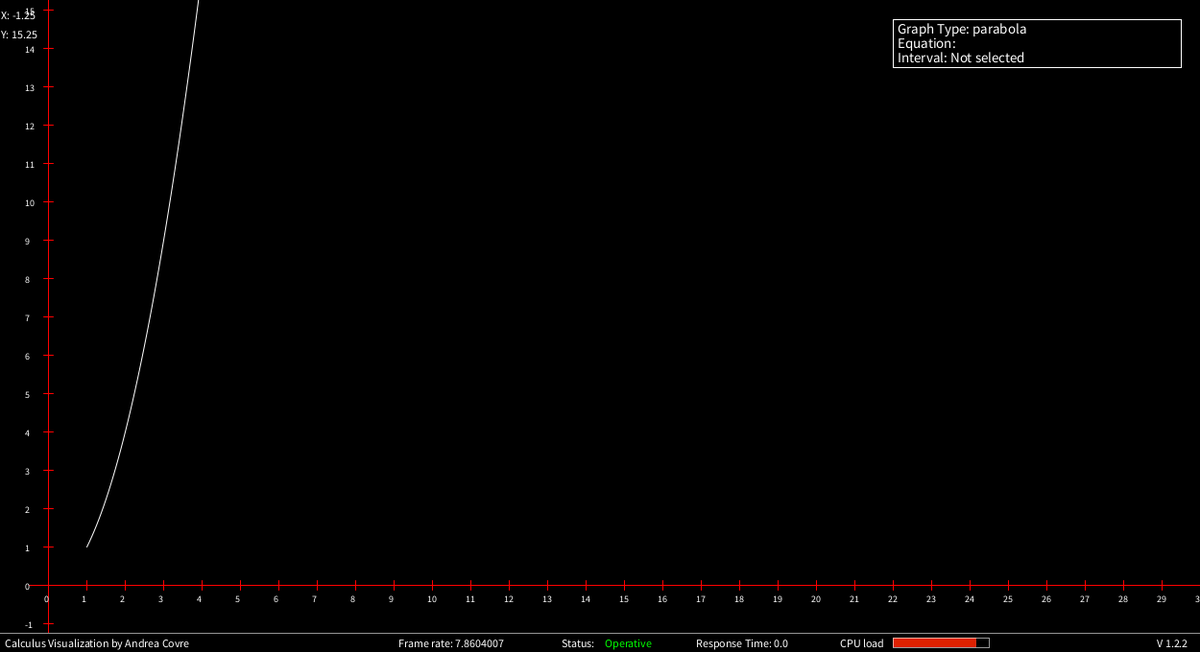
Frame 1 (no input)
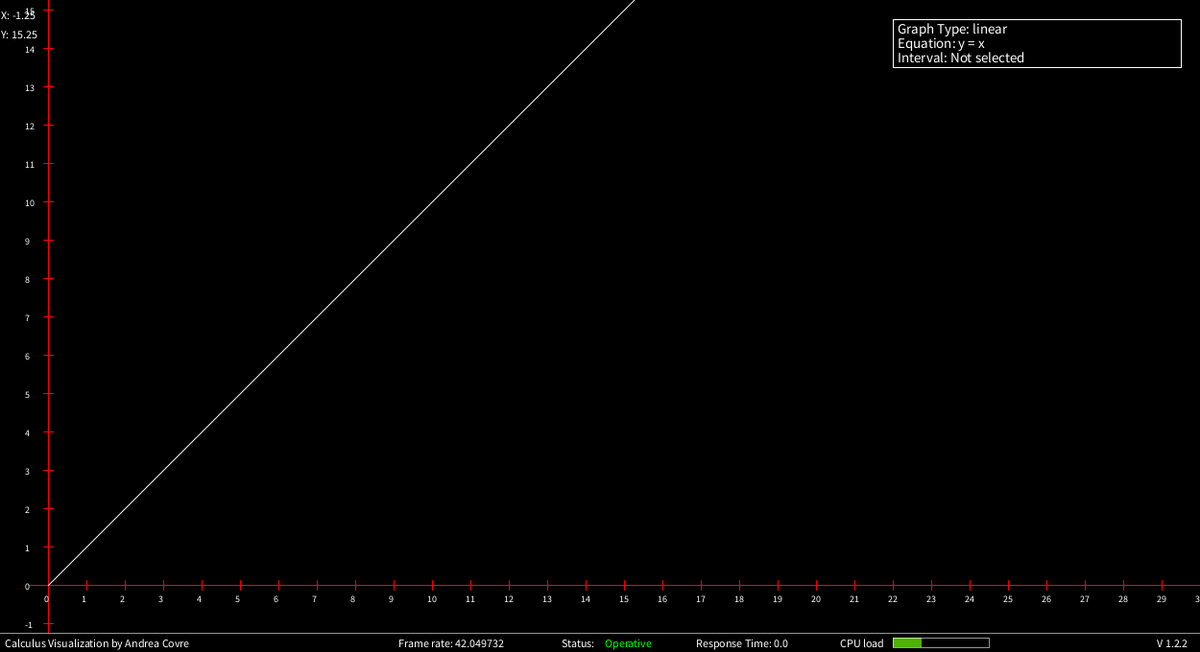
Frame 60 (the mouse pressed at the canvas centre just before this capture)
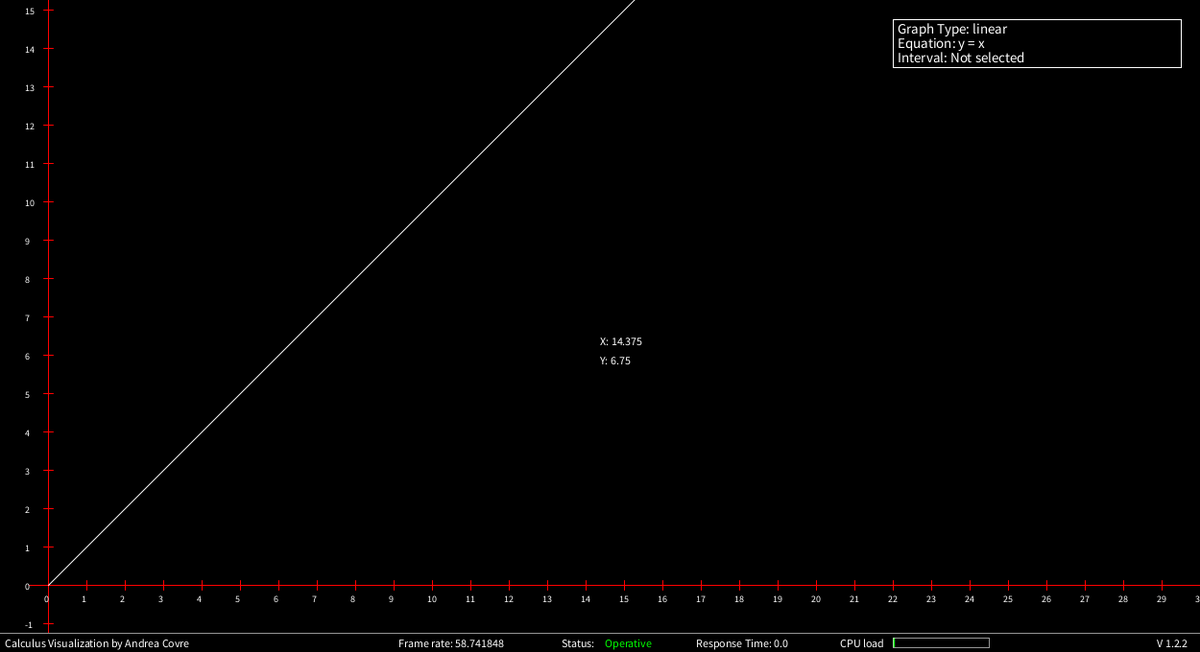
Frame 120 (the mouse held since frame 60 and released just before this capture)

The Processing sketch that drew these frames (run headless with seeded random() and noise(); from frame 60 on, the mouse is pressed at the canvas centre):

// Processing sketch: calculus_visualization
// ── calculus_visualization.pde
int page = 3; //<>//

//UI Parameters
int[] bgColor = {0, 0, 0};                         //set default background color
int[] borderColor = {255, 255, 255};               //set default color for the fiugres' borders
float sensibility = 0.2;                           //0.2; //set the sensibility of the input when a key is pressed

color green = color(0, 255, 0);
color red = color(255, 0, 0);

//GLOBAL Variables size(1250, 680);
int WIDTH = 1250;
int HEIGHT = 680;
int hW = WIDTH/2;
int hH = HEIGHT/2;
String status = "Operative";                       //set status of the Software
float responseTime = 0;                            //Time in seconds that the code took to calculate the last request
float timestamp = 0;                               //timestamp of the request

//Page 0 variables
int dotNumber = 1000;
int dotProperty = 6;
float[][] dot = new float[dotNumber][dotProperty]; //[xPos][yPos][xSpeed][ySpeed][size][hue]
float dotMaxSpeed = 0.5;
float dotMaxSize = 30;
boolean dotColorChange = true;
float dotColorSpeed = 0.6;
boolean dotLine = false;
boolean dotBackRefresh = true;
boolean dotBounce = true;
String spawnPoint = "random";

//Page 1 variables
float areaInt = 0;
float areaExt = 0;
float fixedR = 1;

//Page 2 varables
float r = 270;
float R = r;

int pN = 0;                              //previous n
float pR = 0;                            //previous r
boolean change = true;                   //used to check if rebuilding the image is neccesesary
boolean refresh = true;
int refreshControl = 0;                  //to control the steps of the refreshing
String sectionMode = "linear";           // [linear] or [exponential]
boolean extGrid = true;                  // [true] or [flase] boolean to show external grid or not
float borderSpace = 0.15;                //radius percentage of space between the circle and the frame
float frame = 0;
int intSum = 0;                          //somma quadrati interni al cerchio
int extSum = 0;                          //somma quadrati esterni al cerchio
float squareArea = 0;

//optimization
//dist of vertexes from center
float v1r = 0;
float v2r = 0;
float v3r = 0;
float v4r = 0;
float squareSide = 0;                    // squareSide = 2*frame/n
float hWF = 0;                           //(width/2-frame)
float hHF = 0;

//vetrexes of the squares

//top left
float x1 = 0;       
float y1 = 0;
//top right
float x2 = 0;       
float y2 = 0;
//botton right
float x3 = 0;       
float y3 = 0;
//botton left
float x4 = 0;       
float y4= 0;

//Page 3 variables
float zoom = 40;                         //zoom of the graph
float tac = 5;                           //half size of xy segment values
float tacControl = 1;                    //float to control when show tac 1-by-1 or 2-by-2 or 0.5-by-0.5
int xTranslation = 50;
int yTranslation = -70;
String selecting = "off";                //String to control when "s" is pressed to select an interval  (on-off-lS-selected) selected = seleting has been done, lS = lower is selected, waiting for the upper
float lowerBound = -100;                 //lowerBound = -100 just so it is easy to reconize when it has been properly selected
float upperBound = -100;
float maxXLimit = 100;
int messageTime = 1000;                 //time [milliseconds]that a message will be displayed
float closeMessage = 0;                 //timestamp of when a message will expire and will not be showen anymore
boolean displayMessage = false;
float deltaBound = 0;
float lowIntegrationValue = 0;
float highIntegrationValue = 0;
String fxEquation = "";
int n = 0;
float tn = 0;
boolean showCursorXY = true;
//boolean showFunctionTab = false;
boolean scrolling = false;
int wheelAccumulator = 1;
int functionIndex = 1;
int totalFunctions = 8;                  //number of functions pre-setted
boolean drawHighI = false;               //boolean to decide if draw highI or not
boolean drawLowI = true; 
String graphQuadrant = "1";
float graphDensity = 1;
float graphStartingPoint = 0;
boolean sensibilityChange = false;
int sensibilityChangeCounter = 0;


String graphType = "parabola";



void settings() {
  size(WIDTH, HEIGHT);
}

void setup() {
  //size(1250, 680);
  stroke(borderColor[0], borderColor[1], borderColor[2]);
  background(0);
  strokeWeight(1);
  textSize(16);
  noFill();
  frameRate(60);

  //generating randoom dots propieties
  for (int i = 0; i < dotNumber; i++) {

    if (spawnPoint == "center") {
      dot[i][0] = width/2;
      dot[i][1] = height/2;
    } else if (spawnPoint == "random") {
      dot[i][0] = random(50, width-50);
      dot[i][1] = random(50, height-50);
    } 
    dot[i][2] = random(-dotMaxSpeed, dotMaxSpeed);
    dot[i][3] = random(-dotMaxSpeed, dotMaxSpeed);
    dot[i][4] = random(5, dotMaxSize);
    dot[i][5] = random(0, 255);
  }
}

void draw() {
  if (page == 0) {      //----------- PAGE 0 -----------
    displayPage_0();
  } else if (page == 1) {                                //----------- PAGE 1 -----------
    displayPage_1();
  } else if (page == 2) {                                //----------- PAGE 2 -----------
    displayPage_2();
  } else if (page == 3) {                                //----------- PAGE 3 -----------
    displayPage_3();
  } else if (page == 4) {                                //----------- PAGE 4 -----------
  } else if (page == 5) {                                //----------- PAGE 5 -----------
  }

  //navigation Through pages

  if (keyPressed) {
    if (key == '0') {
      page = 0;
    } else if (key == '1') {
      page = 1;
    } else if (key == '2') {
      page = 2;
    } else if (key == '3') {
      page = 3;
    } else if (key == '4') {
      page = 4;
    } else if (key == '5') {
      page = 5;
    }

    if ((key == '1')||(key == '2')||(key == '3')||(key == '4')||(key == '5')) {
      n = 0;
      tn = 0;
    }
  }

  //LOGS
  //println(n + " " + lowIntegrationValue + " " + highIntegrationValue + " " + wheelAccumulator + " " + scrolling + " " + functionIndex);

  displayStatusBar();
}   

// ── ArchimedesCircleArea_page_1.pde
void displayPage_1() {
  stroke(255, 0, 255);
    strokeWeight(1);
    background(bgColor[0], bgColor[1], bgColor[2]);  //clear all

    pushMatrix();
    translate(width/2, height/2);
    rotate(frameCount / 200.0);

    if (n != 2) {
      polygon(0, 0, r/cos(TWO_PI/(2*n)), n);        //external polygon SPECIAL FORMULA
    }

    strokeWeight(2);
    stroke(255, 0, 0);
    ellipse(0, 0, r*2, r*2);                        //circle of radius r

    strokeWeight(1);
    stroke(255, 0, 255);
    if (n != 2) {
      polygon(0, 0, r, n);                          //internal polygon
    }

    popMatrix(); 

    //input Module
    if (keyPressed) {
      switch(keyCode) {
      case UP:
        r = r + 5;
        break;
      case DOWN:
        r = r - 5;
        break;
      case LEFT:
        if (tn >= 2) {
          tn = tn - 1*sensibility;
        }
        break;
      case RIGHT:
        tn = tn + 1*sensibility;
        break;
      }
      n = round(tn);
    }

    fill(255, 0, 255);
    text("Zoom: " + round((r/R)*100) + "%", 20, 40);
    text("Raggio cerchio: " + fixedR, 20, 60);
    if (n >= 3) {
      areaExt = round(tan(PI/n) * n * fixedR * fixedR * (10000));
      areaInt = round(sin(PI/n) * cos(PI/n) * fixedR * fixedR * n * (10000));
      text("Numero di lati: " + n, 20, 80);
      text("Area poligono circoscritto: " + (areaExt/10000), 20, 100);
      text("Area poligono inscritto: " + (areaInt/10000), 20, 120);
      text("Differenza aree: " + (areaExt - areaInt)/10000, 20, 140);
      //text("Frame rate: " + frameRate, 20, 160);
    }
    noFill();
}


//functions page 1-----------------------------------------------------


void polygon(float x, float y, float radius, int npoints) {
  float angle = TWO_PI / npoints;
  beginShape();
  for (float a = 0; a < TWO_PI; a += angle) {
    float sx = x + cos(a) * radius;
    float sy = y + sin(a) * radius;
    vertex(sx, sy);
  }
  endShape(CLOSE);
}

// ── EasterEgg_page_0.pde
void displayPage_0() {
  if (dotBackRefresh) {
      background(0);  //clearing screen
    }
    animateDot();
}


//functions page 0-----------------------------------------------------


void animateDot() {
  colorMode(HSB);
  noStroke();
  for (int i = 0; i < dotNumber; i++) {
    fill(dot[i][5], 255, 255);                            //selecting dot color
    ellipse(dot[i][0], dot[i][1], dot[i][4], dot[i][4]);  //drawing dot

    if (dotLine) {
      stroke(dot[i][5], 255, 255);
      line(dot[i][0], dot[i][1], mouseX, mouseY);
      noStroke();
    }

    //increasing dot position
    dot[i][0] += dot[i][2];
    dot[i][1] += dot[i][3];

    if (dotBounce) {
      //making the dot bounce on the edges
      if ((dot[i][0]<0+dot[i][4]/2)||(dot[i][0]>width-dot[i][4]/2)) {
        dot[i][2] = -dot[i][2];
      }
      if ((dot[i][1]<0+dot[i][4]/2)||(dot[i][1]>height-20-dot[i][4]/2)) {
        dot[i][3] = -dot[i][3];
      }
    }

    //changing dot color
    if (dotColorChange) {
      dot[i][5] += dotColorSpeed;

      //restarting Hue value
      if (dot[i][5]>255) {
        dot[i][5] = dot[i][5] - 255;
      }
    }
  }
  colorMode(RGB);
}

// ── GlobalFunctions.pde
void mouseClicked() {
  if (page == 2) {
    if (refreshControl == 0) {
      if ((mouseX>75)&&(mouseX<75+95)&&(mouseY>265)&&(mouseY<265+18)) {   //mouse on exponential
        if (sectionMode != "exponential") {
          sectionMode = "exponential";
          n = 0;
          tn = 0;
          change = true;
        }
      }

      if ((mouseX>16)&&(mouseX<16+55)&&(mouseY>265)&&(mouseY<265+18)) {   //mouse on linear
        if (sectionMode != "linear") {
          sectionMode = "linear";
          n = 1;
          tn = 1;
          change = true;
        }
      }

      if ((mouseX>16)&&(mouseX<16+34)&&(mouseY>325)&&(mouseY<325+18)) {   //mouse on external gird[yes]
        if (extGrid == false) {
          extGrid = true;
          change = true;
        }
      }

      if ((mouseX>50)&&(mouseX<50+34)&&(mouseY>325)&&(mouseY<325+18)) {   //mouse on external gird[no]
        if (extGrid == true) {
          extGrid = false;
          change = true;
        }
      }
    }
  }
}

void mouseWheel(MouseEvent event) {
  wheelAccumulator = event.getCount();
  scrolling = true;
}

// ── GridCircleArea_page_2.pde
void displayPage_2() {
      if (change == true) {
      refreshControl = 3;
      change = false;
      timestamp = millis();
    } 

    if (refreshControl == 2) {
      refresh = true;
      refreshControl = 1;
    }



    if (refresh == true) {
      stroke(255, 0, 255);
      strokeWeight(1);
      background(bgColor[0], bgColor[1], bgColor[2]);  //clear all

      pushMatrix();

      strokeWeight(0.1);
      stroke(255, 0, 255);

      frame = r + r*borderSpace;                      //set the frame
      intSum = 0;
      extSum = 0;

      //optimization block (variables precalculated)
      squareSide = 2*frame/n;                         // it = (2*frame/n) before: x1 = (width/2-frame) + (2*frame/n)*i;
      hWF = width/2-frame;
      hHF = height/2-frame;

      //consctruction of the sectioning
      for (int j = 0; j<n; j++) {
        for (int i = 0; i<n; i++) {
          x1 = hWF + squareSide*i;
          y1 = hHF + squareSide*j;
          x2 = hWF + squareSide*(i+1);
          y2 = hHF + squareSide*j;
          x3 = hWF + squareSide*(i+1);
          y3 = hHF + squareSide*(j+1);
          x4 = hWF + squareSide*i;
          y4 = hHF + squareSide*(j+1);

          // hW hH
          //calc vertex distance from radius 
          v1r = dist(hW, hH, x1, y1);
          v2r = dist(hW, hH, x2, y2);
          v3r = dist(hW, hH, x3, y3);
          v4r = dist(hW, hH, x4, y4);

          //check vertexes position
          if ((v1r <= r)||(v2r <= r)||(v3r <= r)||(v4r <= r)) {
            fill(255, 0, 255, 90);
            if ((v1r <= r)&&(v2r <= r)&&(v3r <= r)&&(v4r <= r)) {
              intSum++;
              fill(90, 180, 255, 120);
            } else {
              extSum++;
            }

            //actual construction of the array of boxes
            if (extGrid == false) {
              beginShape();
              vertex(x1, y1);      //top left vertex
              vertex(x2, y2);      //top right vertex
              vertex(x3, y3);      //botton right vertex
              vertex(x4, y4);      //botton left vertex
              endShape(CLOSE);

              noFill();
            }
          }
          if (extGrid == true) {
            beginShape();
            vertex(x1, y1);      //top left vertex
            vertex(x2, y2);      //top right vertex
            vertex(x3, y3);      //botton right vertex
            vertex(x4, y4);      //botton left vertex
            endShape(CLOSE);

            noFill();
          }
        }
      }

      squareArea = ((2*fixedR +2*fixedR*borderSpace)/n) * ((2*fixedR +2*fixedR*borderSpace)/n);

      strokeWeight(2);
      stroke(255, 0, 0);
      ellipse(width/2, height/2, r*2, r*2);                         //circle of the radius r

      popMatrix();

      noFill();
      stroke(255, 0, 255);
      strokeWeight(1);

      //shape's info
      fill(255, 0, 255);
      text("Zoom: " + round((r/R)*100) + "%", 20, 40);
      text("Circle's radius: " + fixedR, 20, 60);
      text("Squares per side: " + n, 20, 80);
      text("Total # of squares: " + (n*n), 20, 100);
      text("Squares in: " + intSum, 20, 120);
      text("Squares on: " + (intSum + extSum), 20, 140);
      text("Square's area: " + squareArea, 20, 160);
      text("Area in: " + (squareArea*intSum), 20, 180);
      text("Area on: " + (squareArea*(intSum + extSum)), 20, 200);
      text("Difference: " + ((squareArea*(intSum + extSum))-(squareArea*intSum)), 20, 220);
      //text("Frame rate: " + frameRate, 20, 220);

      text("Section mode:", 20, 260); //80
      text("Linear  Exponential", 20, 280);
      text("Show external grid:", 20, 320);
      text("Yes  No", 20, 340);

      noFill();

      //drawing the box around [external grid] yes or no
      if (extGrid == true) {
        rect(16, 325, 34, 18);
      } else {
        rect(50, 325, 34, 18);
      }
    }    

    pN = n; //store the prevoius value of n
    pR = r; //store the prevoius value of r

    //input Module
    if (refreshControl == 0) {
      if (keyPressed) {
        switch(keyCode) {
        case UP:
          r = r + 5;
          break;
        case DOWN:
          r = r - 5;
          break;
        case LEFT:
          if (tn >= 0) {
            tn = tn - 1*sensibility;
          }
          break;
        case RIGHT:
          tn = tn + 1*sensibility;
          break;
        }
      }
    }

    stroke(255, 0, 255);
    if (sectionMode == "exponential") {
      n = round(pow(2, round(tn)));
      rect(75, 265, 95, 18);
    } else {
      n = round(tn);
      rect(16, 265, 55, 18);
    }

    if ((pN != n)||(pR != r)) {
      change = true;
    } else {
      change = false;
    }

    if (refreshControl == 3) {
      status = "Computing"; 
      refreshControl = 2;
    }

    if (refreshControl == 1) {
      refreshControl = 0;
      responseTime = millis() - timestamp; //calculating how much time the code took to compute the last request
    }

    if (refreshControl == 0) {
      status = "Operative";
      refresh = false;
    }
} 

// ── IntegrationWithRectangles_page_3.pde
void displayPage_3() {
    cursor(CROSS);

    background(0);    //cleaning screen

    //Choosing which area of the graph show
    switch (graphQuadrant) {
    case "1":
      yTranslation = -70;
      break;

    case "1-4":
      yTranslation = -height/2;
      break;
    }

    pushMatrix();
    translate(xTranslation, yTranslation);

    //Drawing axes
    stroke(255, 0, 0);
    line(0 -20, height, width, height);   //x-axis
    stroke(255, 0, 0);
    line(0, height +500, 0, 0);           //y-axis
    stroke(255);

    //TACS
    //managing the tacs when they overlap etc.
    if (zoom == 2) {
      tacControl = 20;
    } else if (zoom == 4) {
      tacControl = 10;
    } else if ((zoom >= 6)&&(zoom <= 10)) {
      tacControl = 5;
    } else if ((zoom >= 12)&&(zoom <= 16)) {
      tacControl = 2;
    } else if ((zoom >= 18)&&(zoom <= 54)) {
      tacControl = 1;
    } else if ((zoom >= 56)&&(zoom <= 118)) {
      tacControl = 0.5;
    } else if ((zoom >= 120)&&(zoom <= 200)) {
      tacControl = 0.25;
    }

    //Drawing xy values with Tacs
    textSize(10);
    stroke(255, 0, 0);
    if (tacControl < 1) {
      for (float i = 0; i < 25; i += tacControl) {
        line(i*zoom, height +tac, i*zoom, height-tac);              //x tacs
        line(0 -tac, height-i*zoom, 0 +tac, height-i*zoom);         //y tacs

        line(0 -tac, height-(-i)*zoom, 0 +tac, height-(-i)*zoom);   //-y tacs

        text(Float.toString(i), i*zoom -5, height +18);             //x values
        text(Float.toString(i), 0 -23, height-i*zoom +5);           //y values

        if (i != 0) {
          text(Float.toString(-i), 0 -23, height-(-i)*zoom +5);     //-y values
        }
      }
    } else {
      for (int i = 0; i < 105; i += tacControl) {
        line(i*zoom, height +tac, i*zoom, height-tac);              //x tacs
        line(0 -tac, height-i*zoom, 0 +tac, height-i*zoom);         //y tacs
        line(0 -tac, height-(-i)*zoom, 0 +tac, height-(-i)*zoom);   //-y tacs

        text(i, i*zoom -5, height +18);    //x values
        text(i, 0 -25, height-i*zoom +5);  //y values
        if (i != 0) {
          text(-i, 0 -25, height-(-i)*zoom +5);  //-y values
        }
      }
    }

    //Selecting Interval Block
    if ((selecting == "on")||(selecting == "lS")) {
      line( mouseX-xTranslation, height, mouseX-xTranslation, getCanvasY( getY( getGraphX( mouseX )) ) );

      //Managing the selection of the lower and upper bounds
      if (mousePressed)
      {
        if (mouseButton == LEFT) { 
          if (selecting == "on") {
            lowerBound = getGraphX(mouseX);
            selecting = "lS";
          } else if (selecting == "lS") {
            upperBound = getGraphX(mouseX);
            selecting = "selected";
          }
        }
        delay(80);
      }
    } else if (selecting == "off") {
      lowerBound = -100;     //resetting the values of the bounds
      upperBound = -100;
      tn = 1;                  //resetting the value that generates n
    }

    //Showing selection process (while selecting and when done)
    stroke(0, 255, 0);
    if (selecting == "lS") {
      line(getCanvasX(lowerBound), height, getCanvasX(lowerBound), getCanvasY(getY(lowerBound)));
    } else if (selecting == "selected") {
      line(getCanvasX(lowerBound), height, getCanvasX(lowerBound), getCanvasY(getY(lowerBound)));
      line(getCanvasX(upperBound), height, getCanvasX(upperBound), getCanvasY(getY(upperBound)));
    }

    //Bounds processing (correction lower and upper and properly selected
    //switching upper and lower if the upper has a lower x than the lower
    if (selecting == "selected") {
      if (lowerBound > upperBound) {
        float temp = lowerBound;
        lowerBound = upperBound;
        upperBound = temp;
      }

      deltaBound = upperBound - lowerBound;   //calculating difference between upper and lower bound

      //giving a message of error when lowerBound == upperBound
      if (lowerBound == upperBound) {
        closeMessage = messageTime + millis();
        displayMessage = true;
        lowerBound = -99;
        upperBound = -100;
      }
      if (displayMessage == true) {
        fill(80, 200);
        rect(-1000, -1000, 5000, 5000);
        textAlign(CENTER);
        fill(0);
        stroke(255, 0, 0);
        rect(width/2-210 -xTranslation, height/2-30 -7 -yTranslation, 420, 60);
        fill(255);
        textSize(25);
        text("You must select different values!", width/2 -xTranslation, height/2 -yTranslation);
        status = "Halted";
        if (closeMessage <= millis()) {     //after presetted time
          displayMessage = false;           //hide message
          selecting = "off";
          status = "Operative";
        }
      }
    }
    textAlign(LEFT);
    textSize(12);

    stroke(255);

    if (showCursorXY) {
      text("X: " + getGraphX(mouseX), mouseX-xTranslation, mouseY-yTranslation+20);
      text("Y: " + getGraphY(mouseY), mouseX-xTranslation, mouseY-yTranslation+40);
    }

    //Resetting the area values of low and high Integration
    lowIntegrationValue = 0;
    highIntegrationValue = 0;

    //deciding whether draw highI or lowI or both based on User Inputs
    //drawing the selected Integration
    stroke(0, 255, 0);
    if (selecting == "selected") {
      if (drawLowI) {
        fill(0, 255, 0, 70);
        drawLowIntegration();
      }
      if (drawHighI) {
        //fill(100, 100, 255, 30);  
        noFill();
        drawHighIntegration();
      }
    }
    noFill();

    //drawing a Vectorial Graph of the function [graphType]
    drawGraph();  

    popMatrix();

    //Box with informations
    fill(0, 180);
    textSize(15);
    //different boxes and data for each selecting case
    if (selecting == "off") {
      rect(width-320, 20, 300, 50);
      fill(255);
      text("Graph Type: " + graphType, width-320+5, 35);
      text("Equation: " + fxEquation, width-320+5, 50);
      text("Interval: Not selected", width-320+5, 65);
      
    } else if (selecting == "on") {
      rect(width-320, 20, 300, 65);
      fill(255);
      text("Graph Type: " + graphType, width-320+5, 35);
      text("Equation: " + fxEquation, width-320+5, 50);
      text("Interval: Select lower bound", width-320+5, 65);
      text("Lower bound: " + getGraphX(mouseX), width-320+5, 80);

    } else if (selecting == "lS") {
      rect(width-320, 20, 300, 95);
      fill(255);
      text("Graph Type: " + graphType, width-320+5, 35);
      text("Equation: " + fxEquation, width-320+5, 50);
      text("Interval: Select upper bound", width-320+5, 65);
      text("Lower bound: " + lowerBound, width-320+5, 80);
      text("Upper bound: " + getGraphX(mouseX), width-320+5, 95);
      text("Δ = " + (getGraphX(mouseX)-lowerBound), width-320+5, 110);

    } else if ((selecting == "selected")&&(-99 != upperBound)&&(lowerBound != upperBound)) {   //additional stuff to not display data when a=b

      if ((drawHighI == false)&&(drawLowI == false)) {
        rect(width-320, 20, 300, 80);
        fill(255);

        text("Graph Type: " + graphType, width-320+5, 35);
        text("Equation: " + fxEquation, width-320+5, 50);
        text("Interval: [ " + lowerBound + " ; " + upperBound + " ]", width-320+5, 65);
        text("Δ = " + (upperBound-lowerBound), width-320+5, 80);
        text("Number of blocks: " + n, width-320+5, 95);
        
      } else if ((drawHighI == false)||(drawLowI == false)) {
        rect(width-320, 20, 300, 95);
        fill(255);

        text("Graph Type: " + graphType, width-320+5, 35);
        text("Equation: " + fxEquation, width-320+5, 50);
        text("Interval: [ " + lowerBound + " ; " + upperBound + " ]", width-320+5, 65);
        text("Δ = " + (upperBound-lowerBound), width-320+5, 80);
        text("Number of blocks: " + n, width-320+5, 95);

        if (drawLowI == false) {
          text("Higher blocks' area: " + highIntegrationValue, width-320+5, 110);
        } 
        if (drawHighI == false) {
          text("Lower blocks' area: " + lowIntegrationValue, width-320+5, 110);
        }
        
      } else if ((drawHighI == true)&&(drawLowI == true)) {

        rect(width-320, 20, 300, 125);
        fill(255);
        text("Graph Type: " + graphType, width-320+5, 35);
        text("Equation: " + fxEquation, width-320+5, 50);
        text("Interval: [ " + lowerBound + " ; " + upperBound + " ]", width-320+5, 65);
        text("Δ = " + (upperBound-lowerBound), width-320+5, 80);
        text("Number of blocks: " + n, width-320+5, 95);
        text("Lower blocks' area: " + lowIntegrationValue, width-320+5, 110);
        text("Higher blocks' area: " + highIntegrationValue, width-320+5, 125);
        text("Areas difference: " + (highIntegrationValue-lowIntegrationValue), width-320+5, 140);
      }
    }

    //Scheme box information
    //------------------------
    //35 Graph Type
    //50 Equation
    //65 Interval
    //n value
    //80 lowI area
    //95 highI area
    //110 highI lowI area diff

    if (scrolling == true) {
      if ((wheelAccumulator > 0)&&(functionIndex < totalFunctions)) {
        functionIndex += +1;
        selecting = "off";
      } else if ((wheelAccumulator < 0)&&(functionIndex > 1)) {
        functionIndex += -1;
        selecting = "off";
      }
      delay(80);
    }

    //selecting the function from its index value and setting the propieties
    switch(functionIndex) {
    case 1:
      graphType = "linear";
      graphQuadrant = "1";
      graphDensity = 1;
      graphStartingPoint = 0 - graphDensity ;
      fxEquation = "y = x";
      break;

    case 2:
      graphType = "parabola";
      graphQuadrant = "1";
      graphDensity = 0.5;
      graphStartingPoint = 0 - graphDensity;
      fxEquation = "y = x^2";
      break;

    case 3:
      graphType = "ln";
      graphQuadrant = "1";
      graphDensity = 0.2;
      graphStartingPoint = 0.1;
      fxEquation = "y = ln(x)";
      break;

    case 4:
      graphType = "sin";
      graphQuadrant = "1-4";
      graphDensity = 0.25;
      graphStartingPoint = 0 - graphDensity;
      fxEquation = "y = sin(x)";
      break;

    case 5:
      graphType = "cos";
      graphQuadrant = "1-4";
      graphDensity = 0.25;
      graphStartingPoint = 0 - graphDensity;
      fxEquation = "y = cos(x)";
      break;

    case 6:
      graphType = "tan";
      graphQuadrant = "1-4";
      graphDensity = 0.01;
      graphStartingPoint = 0 - graphDensity;
      fxEquation = "y = tan(x)";
      break;

    case 7:
      graphType = "custom1";
      graphQuadrant = "1";
      graphDensity = 0.25;
      graphStartingPoint = 0 - graphDensity;
      fxEquation = "y = 0.5(x/4-3)^3-2(x/4-3)^2+(x/4)+10";
      break;

    case 8:
      graphType = "custom2";
      graphQuadrant = "1";
      graphDensity = 0.25;
      graphStartingPoint = 0 - graphDensity;
      fxEquation = "y = e^x";
      break;
    }

    //Keyboard Input Module
    if (refreshControl == 0) {
      if (keyPressed) {
        if ((keyCode == LEFT)||(keyCode == RIGHT)||(keyCode == UP)||(keyCode == DOWN)) {   //if the Key is an arrow don't delay sketch for 80 mills
          switch(keyCode) {               //only for arrows
          case UP:
            zoom += 2;     // => zoom = zoom + 5;
            break;

          case DOWN:
            if (zoom > 12) {
              zoom -= 2;
            }
            break;

          case LEFT:
            if (tn >= 0) {
              tn = tn - 1*sensibility;
            }
            break;

          case RIGHT:
            tn = tn + 1*sensibility;
            break;
          }
        } else {
          if ((key=='s')||(key=='S')) {
            if (selecting == "off") {
              selecting = "on";
            } else if ((selecting == "selected")||(selecting == "lS")||(selecting == "on")) {
              selecting = "off";
            }
          }
          if ((key=='c')||(key=='C')) {
            if (showCursorXY == false) {
              showCursorXY = true;
            } else {
              showCursorXY = false;
            }
          }
          if ((key=='h')||(key=='H')) {
            if (drawHighI == true) {
              drawHighI = false;
            } else {
              drawHighI = true;
            }
          } 
          if ((key=='l')||(key=='L')) {
            if (drawLowI == true) {
              drawLowI = false;
            } else {
              drawLowI = true;
            }
          }
          if ((key=='x')||(key=='X')) {
            if (sensibility == 0.2) {
              sensibility = 1;
            } else if (sensibility == 1) {
              sensibility = 5;
            } else if (sensibility == 5) {
              sensibility = 10;
            } else if (sensibility == 10) {
              sensibility = 100;
            } else if (sensibility == 100) {
              sensibility = 0.2;
            } 
            sensibilityChange = true;
          }
          delay(80);
        }
        n = round(tn);
      }
    }

    if (n < 0) {       //correcting the value of n and tn if they are negative
      n = 0;
      tn = 0;
    }

    if (sensibilityChange == true) {
      textSize(50);
      textAlign(CENTER);
      if (sensibility == 0.2) {
        text(nf(sensibility, 1, 1), width/2, height/2);
      } else {
        text(nf(sensibility, 0, 0), width/2, height/2);
      }

      textAlign(LEFT);

      if (sensibilityChangeCounter == 0) {
        sensibilityChange = false;
      }

      if (sensibilityChangeCounter < 1) {
        sensibilityChangeCounter = 15;
      } else {
        sensibilityChangeCounter -= 1;
      }
    }

    scrolling = false;  //resetting scrolling
}



//functions page 3-----------------------------------------------------


//canvas XY to graph XY conversion
float getGraphX(float cX) {                //given a canvasX returns the corresponding x value on the graph (canvas xy are translated)
  float gX = ((cX-xTranslation)/zoom);
  return gX;
}

float getGraphY(float cY) {
  float gY = ((height-(cY-yTranslation))/zoom);
  return gY;
}

//graph XY to canvas XY conversion
float getCanvasX(float gX) {                //given a canvasX returns the corresponding x value on the graph (canvas xy are translated)
  float cX = (gX*zoom);   //-xTranslation;
  return cX;
}

float getCanvasY(float gY) {
  float cY = (-((gY*zoom)-height));
  return cY;
}


//graphing Function
void drawGraph() {   //given a graphing mode (linear, parabola, ln) draw the corresponding graph
  beginShape();
  for (float i = graphStartingPoint; i < maxXLimit; i += graphDensity) {
    stroke(255);
    curveVertex(i*zoom, height- getY(i) *zoom);     //curveVertex( x , f(x) )    points' values times zoom plus correcting the configuartion
  }  
  endShape();
}


//y=f(x) calculating function
float getY(float x) {

  float y = 0;

  switch(graphType) {

  case "linear":
    y = x;
    break;

  case "parabola":
    y = pow(x, 2);
    break;

  case "ln":
    y = log(x);
    break;

  case "sin":
    y = sin(x);
    break;

  case "cos":
    y = cos(x);
    break;

  case "tan":
    y = tan(x);
    break;

  case "custom1":   //f(x) = 0.5(x/4-3)^3-2(x/4-3)^2+(x/4) +10
    y = 0.5*pow((x/4 -3), 3) -2*pow((x/4-3), 2) +x/4 +10;
    break;

  case "custom2":  
    y = exp(x);
    break;
  }

  return y;
}

//function for the rects of the integral process   ##################################################################
void drawLowIntegration() {
  float e = deltaBound/n;
  for (float i = 0; i < n; i++) {

    float functionMin = 0;

    functionMin = e*i;

    beginShape();
    vertex(getCanvasX(lowerBound+(e*i)), height);                                              //Bottom-Left
    vertex(getCanvasX(lowerBound+(e*i)), getCanvasY(getY(lowerBound+(functionMin))));          //Top-Let
    vertex(getCanvasX(lowerBound+e*(i+1)), getCanvasY(getY(lowerBound+(functionMin))));        //Top-Right
    vertex(getCanvasX(lowerBound+e*(i+1)), height);                                            //Botton-Right
    endShape();

    lowIntegrationValue += e*getY(lowerBound+(functionMin));
  }
}

void drawHighIntegration() {
  float e = deltaBound/n;
  for (float i = 0; i < n; i++) {

    float functionMax = 0;

    functionMax = e*(i+1);

    beginShape();
    vertex(getCanvasX(lowerBound+(e*i)), height);
    vertex(getCanvasX(lowerBound+(e*i)), getCanvasY(getY(lowerBound+functionMax)));      
    vertex(getCanvasX(lowerBound+e*(i+1)), getCanvasY(getY(lowerBound+functionMax)));
    vertex(getCanvasX(lowerBound+e*(i+1)), height);
    endShape();

    highIntegrationValue += e*getY(lowerBound+functionMax);
  }
}

// ── StatusBar.pde
void displayStatusBar() {
  //Informazioni sullo Sketch          -------------======= STATUS BAR =======----------------

  stroke(255, 255, 255, 150);
  fill(0);
  rect(-10, height-20, width+10, 30);   //clear or re-clear just the lower status bar

  fill(255);
  textSize(12);
  text("Calculus Visualization by Andrea Covre", 5, height-5);
  text("Frame rate: " + frameRate, width/2-210, height-5);
  text("Status: ", width/2 -40, height-5); //15
  if (status == "Operative") {
    fill(0, 255, 0);
  } else if (status == "Computing") {
    fill(255, 180, 0);
  } else {
    fill(255, 13, 13);
  }
  text(status, width/2+5, height-5);
  fill(255);
  text("Response Time: " + responseTime/1000, width/2 + 100, height-5);

  //CPU load bar
  text("CPU load", width/2 + 250, height-5);
  strokeWeight(0);
  fill(lerpColor(red, green, frameRate/60));
  rect(width/2 + 305, height-15, 100-100*(frameRate/60), 10);
  noFill();
  strokeWeight(1);
  rect(width/2 + 305, height-15, 100, 10);

  fill(255);
  text("V 1.2.2", width-45, height-5);      //Sketch Version ------
  noFill();
  textSize(16);
}
